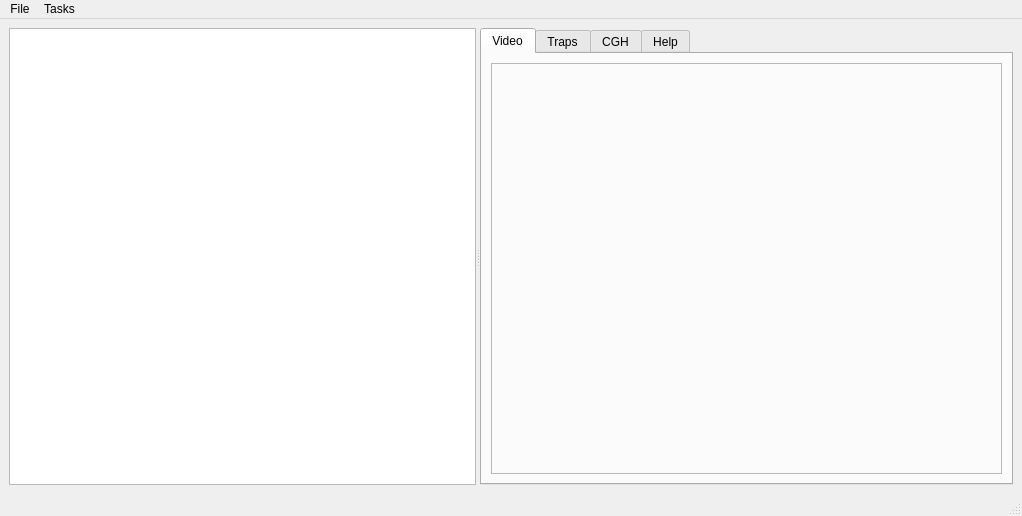
<?xml version="1.0" encoding="UTF-8"?>
<ui version="4.0">
 <class>MainWindow</class>
 <widget class="QMainWindow" name="MainWindow">
  <property name="geometry">
   <rect>
    <x>0</x>
    <y>0</y>
    <width>1022</width>
    <height>516</height>
   </rect>
  </property>
  <property name="windowTitle">
   <string>PyFab</string>
  </property>
  <widget class="QWidget" name="centralwidget">
   <layout class="QHBoxLayout" name="horizontalLayout_2">
    <item>
     <widget class="QSplitter" name="splitter">
      <property name="orientation">
       <enum>Qt::Orientation::Horizontal</enum>
      </property>
      <widget class="QFabScreen" name="screen"/>
      <widget class="QTabWidget" name="tabWidget">
       <property name="currentIndex">
        <number>0</number>
       </property>
       <widget class="QWidget" name="videoTab">
        <attribute name="title">
         <string>Video</string>
        </attribute>
        <layout class="QVBoxLayout" name="verticalLayout_2">
         <item>
          <widget class="QDVRWidget" name="dvr">
           <property name="frameShape">
            <enum>QFrame::Shape::StyledPanel</enum>
           </property>
           <property name="frameShadow">
            <enum>QFrame::Shadow::Raised</enum>
           </property>
          </widget>
         </item>
        </layout>
       </widget>
       <widget class="QWidget" name="trapTab">
        <attribute name="title">
         <string>Traps</string>
        </attribute>
        <layout class="QVBoxLayout" name="verticalLayout_3">
         <item>
          <widget class="QTrapWidget" name="traps">
           <property name="frameShape">
            <enum>QFrame::Shape::StyledPanel</enum>
           </property>
           <property name="frameShadow">
            <enum>QFrame::Shadow::Raised</enum>
           </property>
          </widget>
         </item>
        </layout>
       </widget>
       <widget class="QWidget" name="cghTab">
        <attribute name="title">
         <string>CGH</string>
        </attribute>
        <layout class="QVBoxLayout" name="verticalLayout_4">
         <item>
          <widget class="CGHTree" name="cghTree">
           <column>
            <property name="text">
             <string notr="true">1</string>
            </property>
           </column>
          </widget>
         </item>
        </layout>
       </widget>
       <widget class="QWidget" name="helpTab">
        <attribute name="title">
         <string>Help</string>
        </attribute>
        <layout class="QVBoxLayout" name="verticalLayout">
         <item>
          <widget class="QWidget" name="helpButtons" native="true">
           <layout class="QHBoxLayout" name="horizontalLayout">
            <item>
             <widget class="QPushButton" name="helpBack">
              <property name="text">
               <string>Back</string>
              </property>
              <property name="icon">
               <iconset theme="QIcon::ThemeIcon::GoPrevious"/>
              </property>
             </widget>
            </item>
            <item>
             <widget class="QPushButton" name="helpHome">
              <property name="text">
               <string>Home</string>
              </property>
              <property name="icon">
               <iconset theme="QIcon::ThemeIcon::GoHome"/>
              </property>
             </widget>
            </item>
            <item>
             <widget class="QPushButton" name="helpForward">
              <property name="layoutDirection">
               <enum>Qt::LayoutDirection::RightToLeft</enum>
              </property>
              <property name="text">
               <string>Forward</string>
              </property>
              <property name="icon">
               <iconset theme="QIcon::ThemeIcon::GoNext"/>
              </property>
             </widget>
            </item>
           </layout>
          </widget>
         </item>
         <item>
          <widget class="QTextBrowser" name="helpBrowser"/>
         </item>
        </layout>
       </widget>
      </widget>
     </widget>
    </item>
   </layout>
  </widget>
  <widget class="QMenuBar" name="menubar">
   <property name="geometry">
    <rect>
     <x>0</x>
     <y>0</y>
     <width>1022</width>
     <height>37</height>
    </rect>
   </property>
   <widget class="QMenu" name="menuFile">
    <property name="title">
     <string>File</string>
    </property>
    <addaction name="actionOpen_Settings"/>
    <addaction name="actionSave_Settings"/>
    <addaction name="actionSave_Snapshot"/>
    <addaction name="separator"/>
    <addaction name="actionQuit"/>
   </widget>
   <widget class="QMenu" name="menuTasks">
    <property name="title">
     <string>Tasks</string>
    </property>
    <addaction name="actionAdd_Trap"/>
    <addaction name="actionClear_Traps"/>
   </widget>
   <addaction name="menuFile"/>
   <addaction name="menuTasks"/>
  </widget>
  <widget class="QStatusBar" name="statusbar"/>
  <action name="actionSave_Snapshot">
   <property name="text">
    <string>Save Snapshot</string>
   </property>
  </action>
  <action name="actionQuit">
   <property name="text">
    <string>Quit</string>
   </property>
  </action>
  <action name="actionAdd_Trap">
   <property name="text">
    <string>Add Trap</string>
   </property>
  </action>
  <action name="actionClear_Traps">
   <property name="text">
    <string>Clear Traps</string>
   </property>
  </action>
  <action name="actionOpen_Settings">
   <property name="text">
    <string>Open Settings ...</string>
   </property>
  </action>
  <action name="actionSave_Settings">
   <property name="text">
    <string>Save Settings ...</string>
   </property>
  </action>
 </widget>
 <customwidgets>
  <customwidget>
   <class>QFabScreen</class>
   <extends>QGraphicsView</extends>
   <header>QFab.lib.QFabScreen</header>
   <slots>
    <slot>clearTraps()</slot>
   </slots>
  </customwidget>
  <customwidget>
   <class>QDVRWidget</class>
   <extends>QFrame</extends>
   <header>QVideo.dvr.QDVRWidget</header>
   <container>1</container>
  </customwidget>
  <customwidget>
   <class>CGHTree</class>
   <extends>QTreeWidget</extends>
   <header>QFab.lib.holograms.CGHTree</header>
  </customwidget>
  <customwidget>
   <class>QTrapWidget</class>
   <extends>QFrame</extends>
   <header>QFab.lib.traps.QTrapWidget</header>
   <container>1</container>
  </customwidget>
 </customwidgets>
 <resources/>
 <connections>
  <connection>
   <sender>actionQuit</sender>
   <signal>triggered()</signal>
   <receiver>MainWindow</receiver>
   <slot>close()</slot>
   <hints>
    <hint type="sourcelabel">
     <x>-1</x>
     <y>-1</y>
    </hint>
    <hint type="destinationlabel">
     <x>510</x>
     <y>257</y>
    </hint>
   </hints>
  </connection>
  <connection>
   <sender>helpBack</sender>
   <signal>clicked()</signal>
   <receiver>helpBrowser</receiver>
   <slot>backward()</slot>
   <hints>
    <hint type="sourcelabel">
     <x>763</x>
     <y>110</y>
    </hint>
    <hint type="destinationlabel">
     <x>851</x>
     <y>297</y>
    </hint>
   </hints>
  </connection>
  <connection>
   <sender>helpHome</sender>
   <signal>clicked()</signal>
   <receiver>helpBrowser</receiver>
   <slot>home()</slot>
   <hints>
    <hint type="sourcelabel">
     <x>847</x>
     <y>110</y>
    </hint>
    <hint type="destinationlabel">
     <x>851</x>
     <y>297</y>
    </hint>
   </hints>
  </connection>
  <connection>
   <sender>helpForward</sender>
   <signal>clicked()</signal>
   <receiver>helpBrowser</receiver>
   <slot>forward()</slot>
   <hints>
    <hint type="sourcelabel">
     <x>935</x>
     <y>110</y>
    </hint>
    <hint type="destinationlabel">
     <x>851</x>
     <y>297</y>
    </hint>
   </hints>
  </connection>
  <connection>
   <sender>helpBrowser</sender>
   <signal>backwardAvailable(bool)</signal>
   <receiver>helpBack</receiver>
   <slot>setEnabled(bool)</slot>
   <hints>
    <hint type="sourcelabel">
     <x>851</x>
     <y>297</y>
    </hint>
    <hint type="destinationlabel">
     <x>763</x>
     <y>110</y>
    </hint>
   </hints>
  </connection>
  <connection>
   <sender>helpBrowser</sender>
   <signal>forwardAvailable(bool)</signal>
   <receiver>helpForward</receiver>
   <slot>setEnabled(bool)</slot>
   <hints>
    <hint type="sourcelabel">
     <x>851</x>
     <y>297</y>
    </hint>
    <hint type="destinationlabel">
     <x>935</x>
     <y>110</y>
    </hint>
   </hints>
  </connection>
  <connection>
   <sender>actionClear_Traps</sender>
   <signal>triggered()</signal>
   <receiver>screen</receiver>
   <slot>clearTraps()</slot>
   <hints>
    <hint type="sourcelabel">
     <x>-1</x>
     <y>-1</y>
    </hint>
    <hint type="destinationlabel">
     <x>325</x>
     <y>262</y>
    </hint>
   </hints>
  </connection>
 </connections>
</ui>
